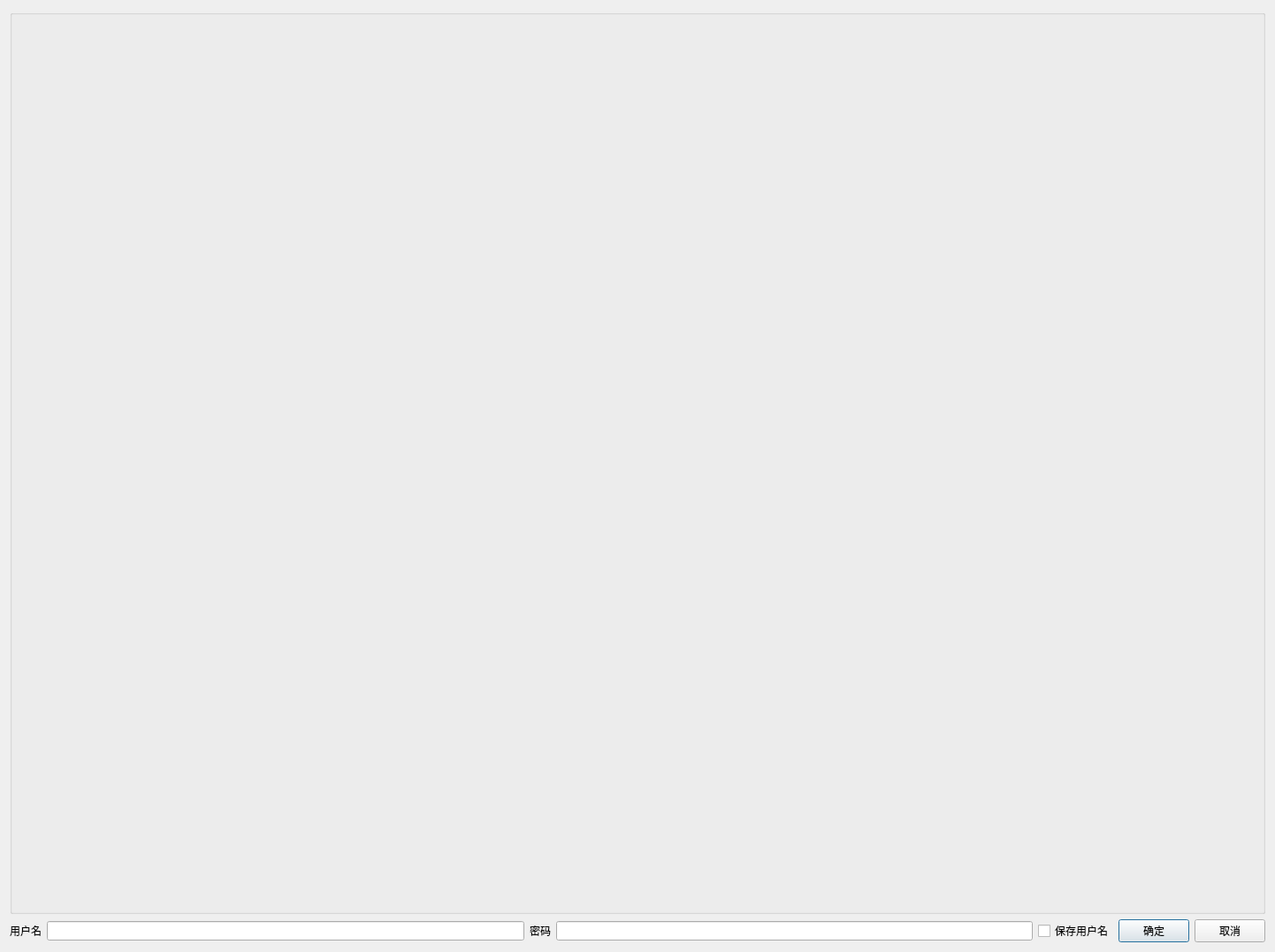
<?xml version="1.0" encoding="UTF-8"?>
<ui version="4.0">
 <class>TDialogLogin</class>
 <widget class="QDialog" name="TDialogLogin">
  <property name="geometry">
   <rect>
    <x>0</x>
    <y>0</y>
    <width>1442</width>
    <height>1077</height>
   </rect>
  </property>
  <property name="sizePolicy">
   <sizepolicy hsizetype="Fixed" vsizetype="Fixed">
    <horstretch>0</horstretch>
    <verstretch>0</verstretch>
   </sizepolicy>
  </property>
  <property name="maximumSize">
   <size>
    <width>1677</width>
    <height>1677</height>
   </size>
  </property>
  <property name="windowTitle">
   <string>Dialog</string>
  </property>
  <layout class="QVBoxLayout" name="verticalLayout">
   <item>
    <widget class="QGroupBox" name="groupBox">
     <property name="title">
      <string/>
     </property>
     <layout class="QVBoxLayout" name="verticalLayout_2">
      <item>
       <widget class="QLabel" name="label_picture">
        <property name="sizePolicy">
         <sizepolicy hsizetype="Preferred" vsizetype="Preferred">
          <horstretch>0</horstretch>
          <verstretch>0</verstretch>
         </sizepolicy>
        </property>
        <property name="maximumSize">
         <size>
          <width>1400</width>
          <height>1000</height>
         </size>
        </property>
        <property name="text">
         <string/>
        </property>
        <property name="pixmap">
         <pixmap resource="resourse.qrc">:/splash.jpeg</pixmap>
        </property>
        <property name="scaledContents">
         <bool>true</bool>
        </property>
       </widget>
      </item>
     </layout>
    </widget>
   </item>
   <item>
    <layout class="QHBoxLayout" name="horizontalLayout">
     <item>
      <widget class="QLabel" name="label_username">
       <property name="text">
        <string>用户名</string>
       </property>
      </widget>
     </item>
     <item>
      <widget class="QLineEdit" name="lineEdit_UserName"/>
     </item>
     <item>
      <widget class="QLabel" name="label_password">
       <property name="text">
        <string>密码</string>
       </property>
      </widget>
     </item>
     <item>
      <widget class="QLineEdit" name="lineEdit_PassWord">
       <property name="echoMode">
        <enum>QLineEdit::Password</enum>
       </property>
      </widget>
     </item>
     <item>
      <widget class="QCheckBox" name="checkBox">
       <property name="text">
        <string>保存用户名</string>
       </property>
      </widget>
     </item>
     <item>
      <widget class="QPushButton" name="pushButton_OK">
       <property name="maximumSize">
        <size>
         <width>1677721</width>
         <height>1677721</height>
        </size>
       </property>
       <property name="text">
        <string>确定</string>
       </property>
      </widget>
     </item>
     <item>
      <widget class="QPushButton" name="pushButton_Cancel">
       <property name="text">
        <string>取消</string>
       </property>
      </widget>
     </item>
    </layout>
   </item>
  </layout>
 </widget>
 <resources>
  <include location="resourse.qrc"/>
 </resources>
 <connections>
  <connection>
   <sender>pushButton_Cancel</sender>
   <signal>clicked()</signal>
   <receiver>TDialogLogin</receiver>
   <slot>reject()</slot>
   <hints>
    <hint type="sourcelabel">
     <x>279</x>
     <y>161</y>
    </hint>
    <hint type="destinationlabel">
     <x>199</x>
     <y>149</y>
    </hint>
   </hints>
  </connection>
 </connections>
</ui>
